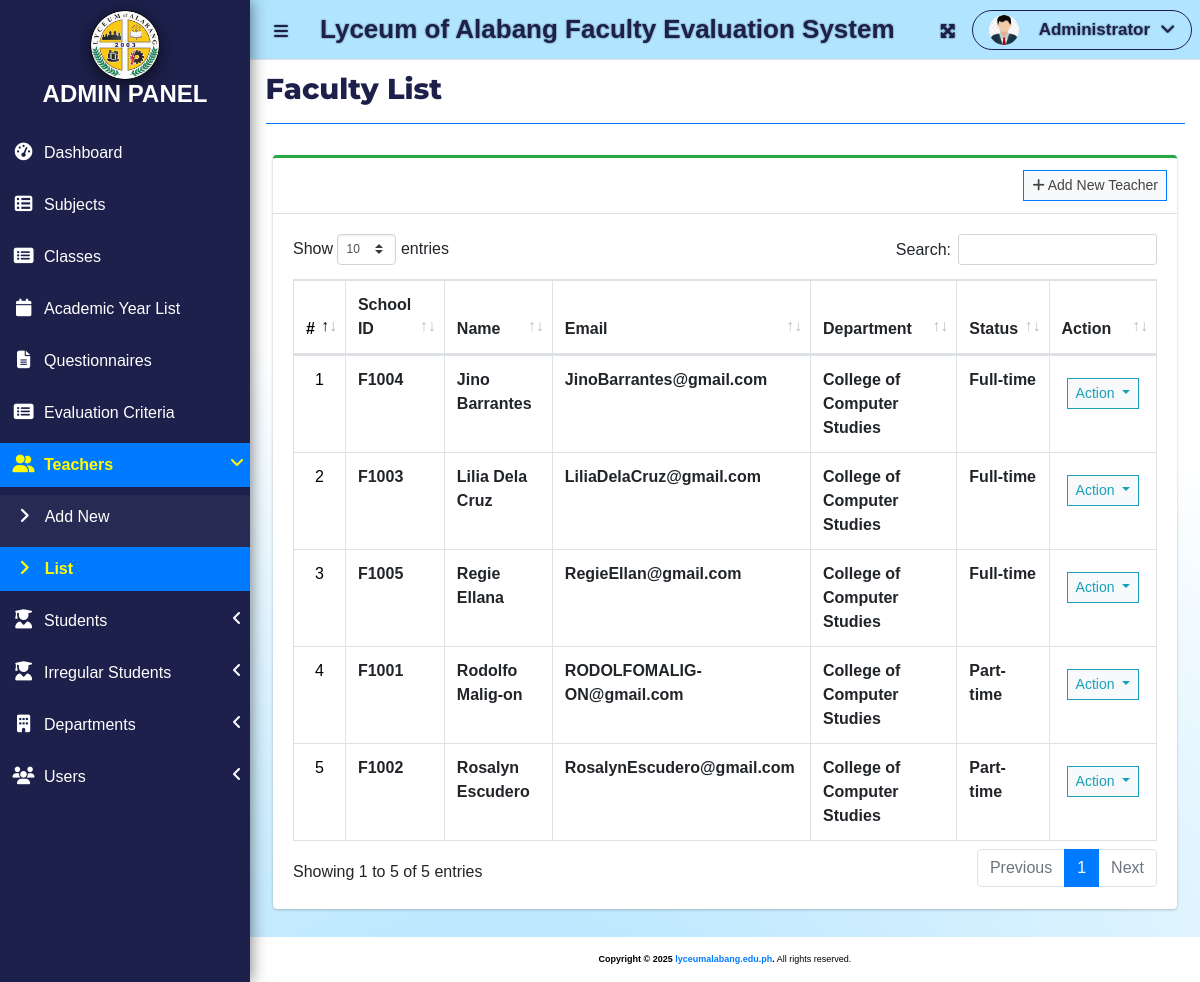
Page /index.php?page=faculty_list (signed in) on the earlier database version.
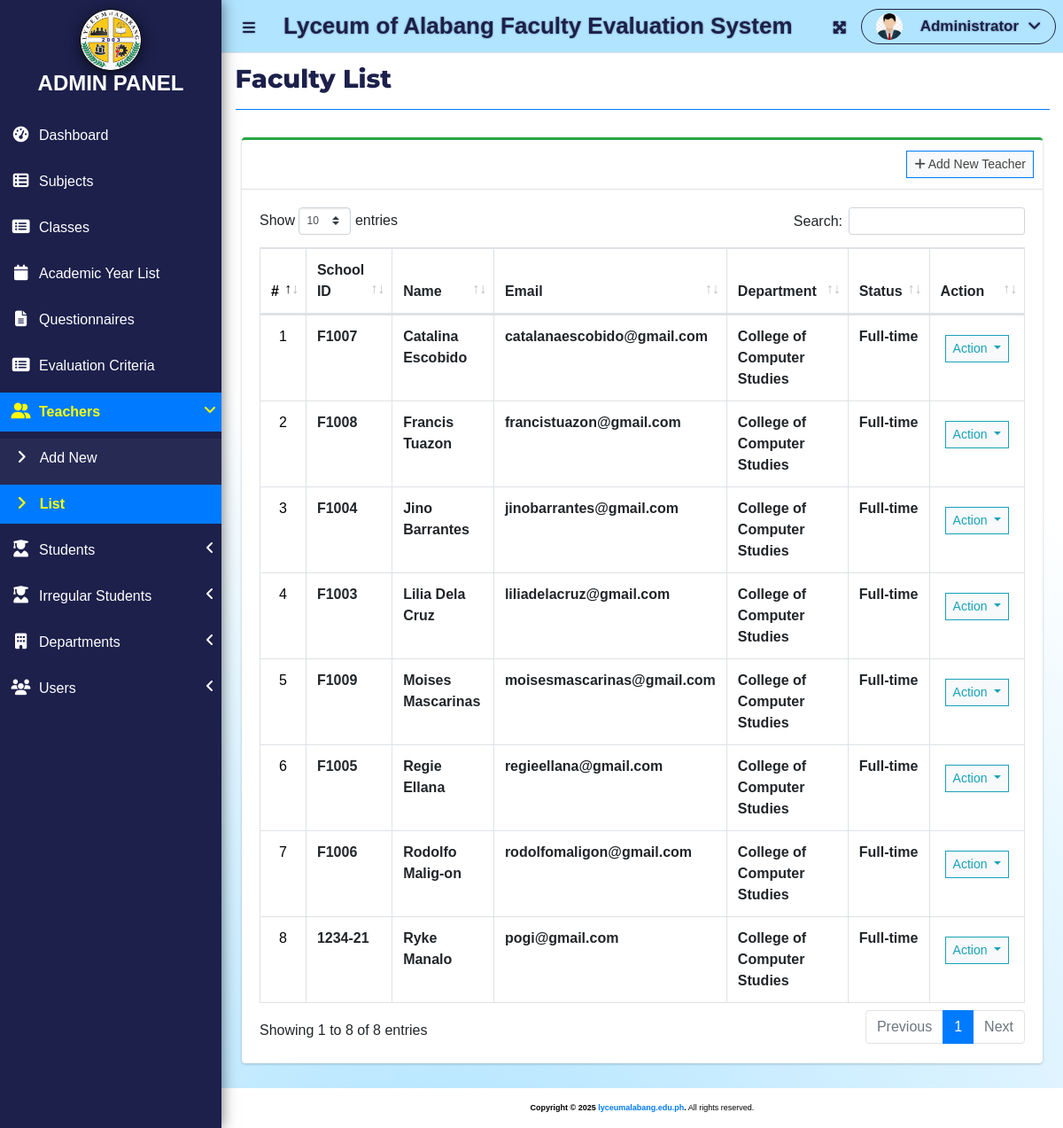
Same page on the later database version.
### tables this page shows
CREATE TABLE `faculty_list` (
  `id` int(30) NOT NULL,
  `school_id` varchar(100) NOT NULL,
  `firstname` varchar(200) NOT NULL,
  `lastname` varchar(200) NOT NULL,
  `email` varchar(200) NOT NULL,
  `password` text NOT NULL,
  `avatar` text NOT NULL DEFAULT 'no-image-available.png',
  `date_created` datetime NOT NULL DEFAULT current_timestamp(),
  `department_id` int(11) DEFAULT NULL,
  `status` varchar(20) NOT NULL DEFAULT 'Full-time'
);

CREATE TABLE `department_list` (
  `id` int(11) NOT NULL,
  `name` varchar(255) NOT NULL,
  `description` text DEFAULT NULL
);

### admin/faculty_list.php (the view, shortened to what this page needs)
<?php
$servername = "localhost";
$username = "root";
$password = "";
$dbname = "evaluation_db";
$conn = new mysqli($servername, $username, $password, $dbname);
?>
<div class="col-lg-12">
    <div class="card card-outline card-success">
        <div class="card-header">
            <div class="card-tools">
            <a class="btn btn-block btn-sm btn-default btn-flat border-primary" href="./index.php?page=new_faculty">
                    <i class="fa fa-plus"></i> Add New Teacher
                </a>
            </div>
        </div>
        <div class="card-body">
            <table class="table table-hover table-bordered" id="list">
                <thead>
                    <tr>
                        <th class="text-center counter">#</th>
                        <th>School ID</th>
                        <th>Name</th>
                        <th>Email</th>
                        <th>Department</th>
                        <th>Status</th>
                        <th>Action</th>
                    </tr>
                </thead>
                <tbody>
                    <?php
                    $i = 1;
                    $qry = $conn->query("SELECT f.*, CONCAT(f.firstname, ' ', f.lastname) AS name, d.name AS department_name
                                         FROM faculty_list f
                                         LEFT JOIN department_list d ON f.department_id = d.id
                                         ORDER BY name ASC");
                    while($row = $qry->fetch_assoc()):
                    ?>
                    <tr>
                        <td class="text-center counter"><?php echo $i++ ?></td>
                        <td><b><?php echo htmlspecialchars($row['school_id']) ?></b></td>
                        <td><b><?php echo htmlspecialchars(ucwords($row['name'])) ?></b></td>
                        <td><b><?php echo htmlspecialchars($row['email']) ?></b></td>
                        <td><b><?php echo htmlspecialchars($row['department_name']) ?></b></td>
                        <td><b><?php echo htmlspecialchars($row['status']) ?></b></td>
                        <td class="text-center">
                            <button type="button" class="btn btn-default btn-sm btn-flat border-info wave-effect text-info dropdown-toggle" data-toggle="dropdown" aria-expanded="true">
                              Action
                            </button>
                        </td>
                    </tr>
                    <?php endwhile; ?>
                </tbody>
            </table>
        </div>
    </div>
</div>

### index.php (shortened to what this page needs)
<!DOCTYPE html>
<html lang="en">
<?php
	include 'header.php'
?>
<body class="hold-transition sidebar-mini layout-fixed layout-navbar-fixed layout-footer-fixed style">
<div class="wrapper">
  <?php include 'topbar.php' ?>
  <?php include $_SESSION['login_view_folder'].'sidebar.php' ?>
  <div class="content-wrapper">
    <div class="content-header">
      <div class="container-fluid">
        <div class="row mb-2">
          <div class="col-sm-6">
            <h1 class="m-0"><?php echo $title ?></h1>
          </div>
        </div>
            <hr class="border-primary">
      </div>
    </div>
    <section class="content">
      <div class="container-fluid">
         <?php
            $page = isset($_GET['page']) ? $_GET['page'] : 'home';
            if(!file_exists($_SESSION['login_view_folder'].$page.".php")){
                include '404.html';
            }else{
            include $_SESSION['login_view_folder'].$page.'.php';
            }
          ?>
      </div>
    </section>
  <div class="main-footer">
    <strong>Copyright &copy; <?php echo date('Y'); ?> <a href="https://lyceumalabang.edu.ph">lyceumalabang.edu.ph</a>.</strong>
    All rights reserved.
  </div>
  </div>
</div>
</body>
</html>

### header.php (shortened to what this page needs)
<head>
  <?php
  $title = isset($_GET['page']) ? ucwords(str_replace("_", ' ', $_GET['page'])) : "Home";
?>
  <link rel="stylesheet" href="assets/plugins/fontawesome-free/css/all.min.css">
  <link rel="stylesheet" href="https://code.ionicframework.com/ionicons/2.0.1/css/ionicons.min.css">
  <link rel="stylesheet" href="assets/plugins/overlayScrollbars/css/OverlayScrollbars.min.css">
  <link rel="stylesheet" href="assets/plugins/datatables-bs4/css/dataTables.bootstrap4.min.css">
  <link rel="stylesheet" href="assets/plugins/datatables-responsive/css/responsive.bootstrap4.min.css">
  <link rel="stylesheet" href="assets/plugins/datatables-buttons/css/buttons.bootstrap4.min.css">
  <link rel="stylesheet" href="assets/plugins/select2/css/select2.min.css">
  <link rel="stylesheet" href="assets/plugins/select2-bootstrap4-theme/select2-bootstrap4.min.css">
  <link rel="stylesheet" href="assets/plugins/sweetalert2-theme-bootstrap-4/bootstrap-4.min.css">
  <link rel="stylesheet" href="assets/plugins/jquery-ui/jquery-ui.min.css">
  <link rel="stylesheet" href="assets/plugins/toastr/toastr.min.css">
  <link rel="stylesheet" href="assets/plugins/dropzone/min/dropzone.min.css">
  <link rel="stylesheet" href="assets/dist/css/jquery.datetimepicker.min.css">
  <link rel="stylesheet" href="assets/plugins/icheck-bootstrap/icheck-bootstrap.min.css">
  <link rel="stylesheet" href="assets/plugins/bootstrap4-toggle/css/bootstrap4-toggle.min.css">
  <link rel="stylesheet" href="assets/dist/css/adminlte.min.css">
  <link rel="stylesheet" href="assets/dist/css/styles.css">
  <link rel="stylesheet" href="assets/plugins/summernote/summernote-bs4.min.css">
<link rel="stylesheet" href="https://cdn.jsdelivr.net/npm/sweetalert2@11/dist/sweetalert2.min.css">
</head>

### topbar.php (shortened to what this page needs)
  <nav class="main-header navbar navbar-expand ">
    <ul class="navbar-nav">
    <?php if(isset($_SESSION['login_id'])): ?>
      <li class="nav-item">
        <a class="nav-link" data-widget="pushmenu" href="" role="button"><i class="fas fa-bars" style="color: #1C204B;"></i></a>
      </li>
    <?php endif; ?>
      <li>
      <a class="nav-link Custom-Loa" href="./" role="button" style="color: #1C204B; font-weight: 900;"> <large><b><?php echo $_SESSION['system']['name'] ?></b></large></a>
      </li>
    </ul>
    <ul class="navbar-nav ml-auto">
      <li class="nav-item">
        <a class="nav-link" data-widget="fullscreen" href="#" role="button">
          <i class="fas fa-expand-arrows-alt" style="color: #1C204B;"></i>
        </a>
      </li>
     <li class="nav-item dropdown">
     <a class="nav-link custom-nav-link" data-toggle="dropdown" aria-expanded="true" href="javascript:void(0)">
  <span>
    <img src="assets/uploads/<?php echo $_SESSION['login_avatar'] ?>" alt="" class="user-img">
    <b class="text"><?php echo ucwords($_SESSION['login_firstname']) ?></b>
    <span class="fa fa-angle-down"></span>
  </span>
</a>
      </li>
    </ul>
  </nav>

### admin/sidebar.php (shortened to what this page needs)
<link href="https://cdnjs.cloudflare.com/ajax/libs/font-awesome/6.5.0/css/all.min.css" rel="stylesheet">
<aside class="main-sidebar">
    <div class="brand-container">
        <a href="./">
            <img src="assets/uploads/LoaLogo.png" alt="Admin Panel Logo" class="brand-logo">
            <h4 class="text-center p-0 m-0"><b>ADMIN PANEL</b></h4>
        </a>
    </div>
    <div class="sidebars">
        <nav class="mt-2">
            <ul class="nav nav-pills nav-sidebar flex-column nav-flat" data-widget="treeview" role="menu" data-accordion="false">
                <li class="nav-item dropdown">
                    <a href="./" class="nav-link nav-home">
                        <i class="nav-icon fas fa-tachometer-alt"></i>
                        <p>Dashboard</p>
                    </a>
                </li>
                <li class="nav-item dropdown">
                    <a href="./index.php?page=subject_list" class="nav-link nav-subject_list">
                        <i class="nav-icon fas fa-th-list"></i>
                        <p>Subjects</p>
                    </a>
                </li>
                <li class="nav-item dropdown">
                    <a href="./index.php?page=class_list" class="nav-link nav-class_list">
                        <i class="nav-icon fas fa-list-alt"></i>
                        <p>Classes</p>
                    </a>
                </li>
                <li class="nav-item dropdown">
                    <a href="./index.php?page=academic_year_list" class="nav-link nav-academic_year_list">
                        <i class="nav-icon fas fa-calendar"></i>
                        <p>Academic Year List</p>
                    </a>
                </li>
                <li class="nav-item dropdown">
                    <a href="./index.php?page=questionnaire" class="nav-link nav-questionnaire">
                        <i class="nav-icon fas fa-file-alt"></i>
                        <p>Questionnaires</p>
                    </a>
                </li>
                <li class="nav-item dropdown">
                    <a href="./index.php?page=criteria_list" class="nav-link nav-criteria_list">
                        <i class="nav-icon fas fa-list-alt"></i>
                        <p>Evaluation Criteria</p>
                    </a>
                </li>
                <li class="nav-item">
                    <a href="#" class="nav-link nav-edit_faculty">
                        <i class="nav-icon fas fa-user-friends"></i>
                        <p>Teachers<i class="right fas fa-angle-left"></i></p>
                    </a>
                    <ul class="nav nav-treeview">
                        <li class="nav-item">
                            <a href="./index.php?page=new_faculty" class="nav-link nav-new_faculty tree-item">
                                <i class="fas fa-angle-right nav-icon"></i>
                                <p>Add New</p>
                            </a>
                        </li>
                        <li class="nav-item">
                            <a href="./index.php?page=faculty_list" class="nav-link nav-faculty_list tree-item">
                                <i class="fas fa-angle-right nav-icon"></i>
                                <p>List</p>
                            </a>
                        </li>
                        </li>
                    </ul>
                <li class="nav-item">
                    <a href="#" class="nav-link nav-edit_student">
                        <i class="nav-icon fa-solid fa-user-graduate"></i>
                        <p>Students<i class="right fas fa-angle-left"></i></p>
                    </a>
                </li>
<li class="nav-item">
    <a href="#" class="nav-link nav-edit_irregular_student">
        <i class="nav-icon fa-solid fa-user-graduate"></i>
        <p>Irregular Students<i class="right fas fa-angle-left"></i></p>
    </a>
</li>
                <li class="nav-item dropdown">
                    <a href="#" class="nav-link nav-edit_department">
                        <i class="nav-icon fas fa-building"></i>
                        <p>
                            Departments
                            <i class="right fas fa-angle-left"></i>
                        </p>
                    </a>
                </li>
                <li class="nav-item dropdown">
                    <a href="#" class="nav-link nav-edit_user">
                        <i class="nav-icon fas fa-users"></i>
                        <p>Users<i class="right fas fa-angle-left"></i></p>
                    </a>
                </li>
        </nav>
    </div>
</aside>

### header.php (style rules this page uses)
h1 { font-family: "Montserrat"; font-size: 2em; font-weight: 800; color: #1C204B; margin: 20px 0; }

### topbar.php (style rules this page uses)
.user-img { border-radius: 50%; height: 25px; width: 25px; object-fit: cover; }
.main-header.navbar { height: 60px; background: #B1E4FF; display: flex; align-items: center; text-shadow: 1px 1px 1px rgba(0, 0, 0, 0.1), -1px -1px 1px rgba(0, 0, 0, 0.1), 1px -1px 1px rgba(0, 0, 0, 0.1), -1px 1px 1px rgba(0, 0, 0, 0.1); }
.nav-link.Custom-Loa { font-size: 26px; line-height:-100px; white-space: nowrap; overflow: hidden; padding: 0 15px; }
.custom-nav-link { position: relative; display: flex; align-items: center; padding: 5px 15px; font-size: 17px; font-weight: 600; text-decoration: none; color: #1C204B; background: transparent; border: 1px solid #1C204B; border-radius: 25px; cursor: pointer; overflow: hidden; transition: color 0.3s 0.1s ease-out; }
.custom-nav-link span { display: flex; align-items: center; gap: 10px; }
.custom-nav-link .user-img { width: 30px; height: 30px; border-radius: 50%; }
.custom-nav-link b.text { margin-left: 10px; color: #1C204B; transition: color 0.3s ease-out; }
.custom-nav-link::before { content: ''; position: absolute; top: 0; left: 0; right: 0; bottom: 0; margin: auto; border-radius: 50%; width: 20em; height: 20em; left: -5em; transition: box-shadow 0.5s ease-out; z-index: -1; }

### admin/sidebar.php (style rules this page uses)
.main-sidebar { background: #1C204B; box-shadow: 1px 0 15px rgba(0, 0, 0, 0.5); overflow: hidden; display: flex; flex-direction: column; }
.sidebars p { color: white; transition: background-color 0.3s, color 0.3s; font-weight: 500; }
.nav-link { padding: 10px 15px; transition: color 0.3s ease; }
.nav-link.active p, .nav-link.active .nav-icon { color: yellow; transition: color 0.3s ease; font-weight: 600; }
.nav-icon { color: white; }
.nav-link.active .nav-icon { color: yellow; transition: color 0.3s ease; }
.nav-item { margin-top: 0.5rem; transition: 0.3s ease; }
.brand-container { text-align: center; padding: 10px 0; }
.brand-logo { width: auto; height: 70px; box-shadow: 0 4px 15px rgba(0, 0, 0, 0.60); border-radius: 50%; }
.sidebars { flex-grow: 1; overflow-y: auto; max-height: calc(100vh - 100px); }
.nav-link { padding: 10px; }
.text-center { color: white; }

### admin/faculty_list.php (style rules this page uses)
.counter { color: black; }
body { font-family: 'Arial', sans-serif; background-color: #f4f4f9; }
.table1 th, td { padding: 12px; border-bottom: 1px solid #ddd; text-align: left; }
button { padding: 10px 20px; background-color: #28a745; color: white; border: none; cursor: pointer; border-radius: 8px; font-size: 16px; margin: 10px 5px; transition: background-color 0.3s ease; }

### index.php (style rules this page uses)
.content-wrapper { background: radial-gradient(178.94% 106.41% at 26.42% 106.41%, #B1E4FF 0%, #FFFFFF 71.88%); margin-bottom: 0; height: auto; min-height: 896px !important; margin: 0; }
.main-footer { background: blue transparent; color: black; font-size: 9px; height: auto; width: auto; text-align: center; position: fixed; bottom: 0; margin-top: 0; border: none; }

Differences in the rows shown:
removed faculty_list: school "F1001", name "Rodolfo Malig-on", email "RODOLFOMALIG-ON@gmail.com", department_list.name "College of Computer Studies", status "Part-time"
removed faculty_list: school "F1002", name "Rosalyn Escudero", email "RosalynEscudero@gmail.com", department_list.name "College of Computer Studies", status "Part-time"
added faculty_list: school "F1007", name "Catalina Escobido", email "catalanaescobido@gmail.com", department_list.name "College of Computer Studies", status "Full-time"
added faculty_list: school "F1008", name "Francis Tuazon", email "francistuazon@gmail.com", department_list.name "College of Computer Studies", status "Full-time"
changed faculty_list: email "JinoBarrantes@gmail.com" → "jinobarrantes@gmail.com"
changed faculty_list: email "LiliaDelaCruz@gmail.com" → "liliadelacruz@gmail.com"
added faculty_list: school "F1009", name "Moises Mascarinas", email "moisesmascarinas@gmail.com", department_list.name "College of Computer Studies", status "Full-time"
changed faculty_list: email "RegieEllan@gmail.com" → "regieellana@gmail.com"
added faculty_list: school "F1006", name "Rodolfo Malig-on", email "rodolfomaligon@gmail.com", department_list.name "College of Computer Studies", status "Full-time"
added faculty_list: school "1234-21", name "Ryke Manalo", email "pogi@gmail.com", department_list.name "College of Computer Studies", status "Full-time"
Other differences:
text written by a page script: "Show entries Search: Showing 1 to 5 of 5 entries Previous 1 Next" → "Show entries Search: Showing 1 to 8 of 8 entries Previous 1 Next"
